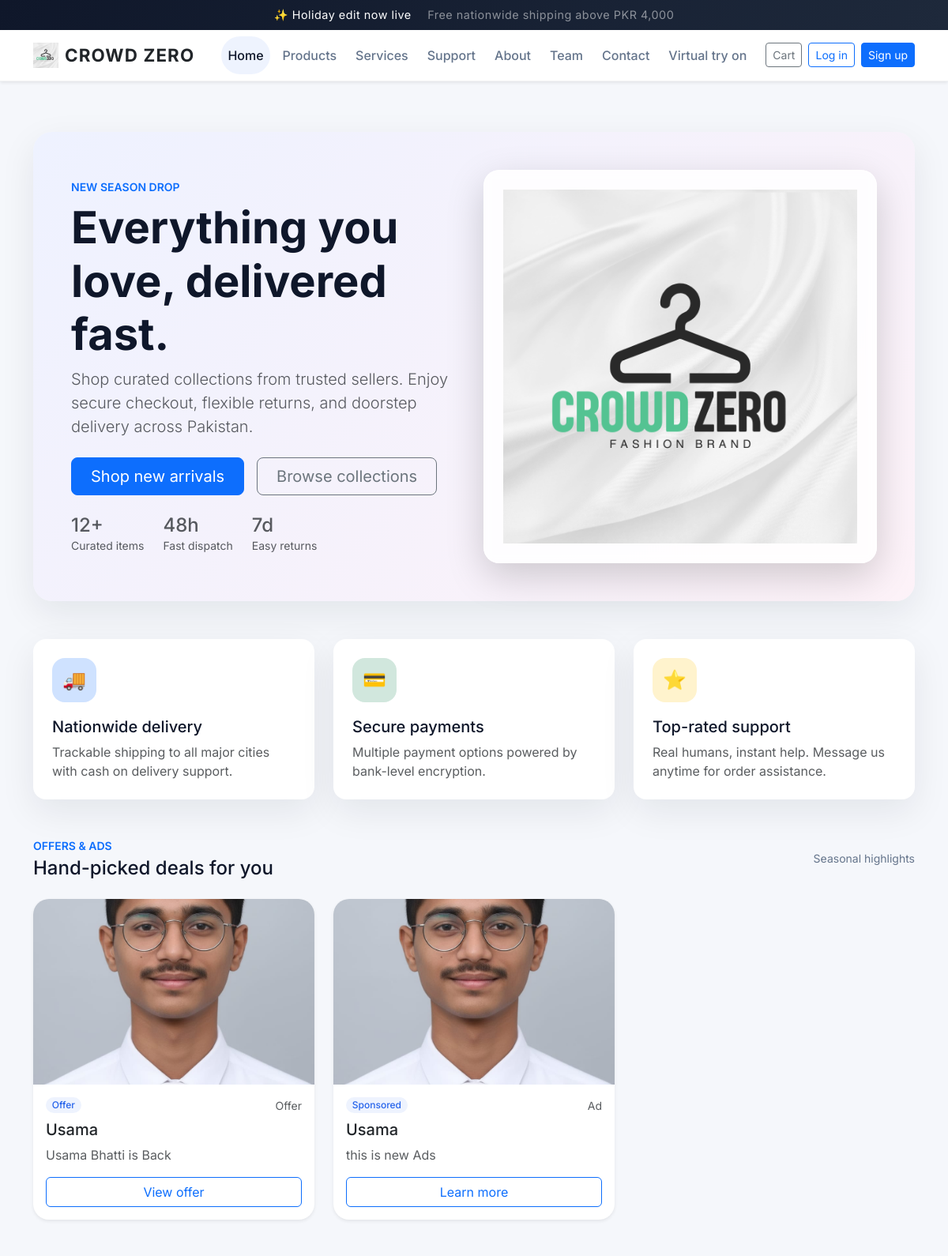
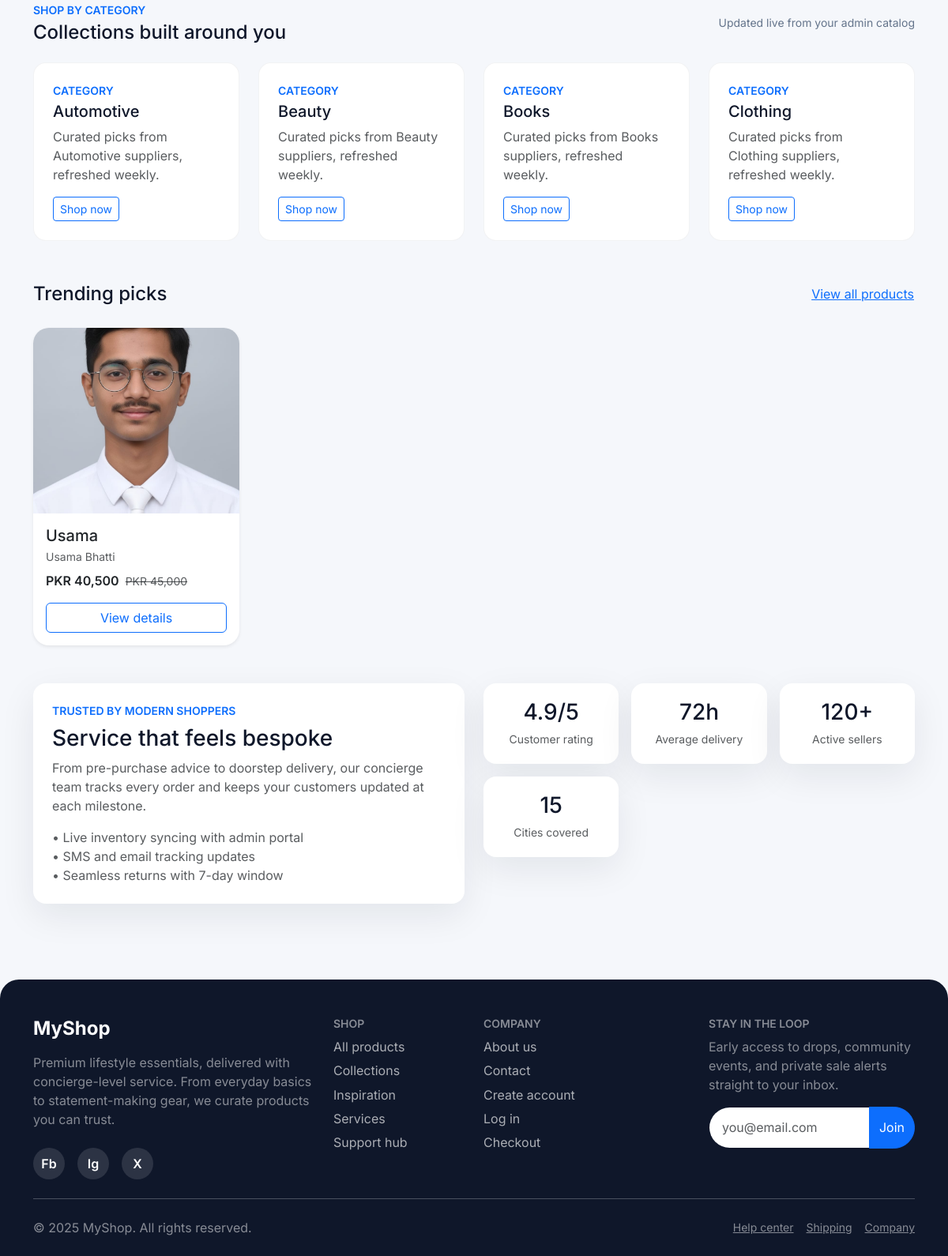
/e/index.php, run on the app's committed database (2 pictures, top to bottom).
### tables this page shows
CREATE TABLE `offers` (
  `id` int(11) NOT NULL,
  `title` varchar(255) NOT NULL,
  `product_id` int(11) NOT NULL,
  `description` text DEFAULT NULL,
  `discount` decimal(5,2) NOT NULL,
  `image_path` text NOT NULL,
  `start_date` date NOT NULL,
  `end_date` date NOT NULL,
  `status` enum('active','inactive','pending') DEFAULT 'pending',
  `created_at` timestamp NOT NULL DEFAULT current_timestamp(),
  `updated_at` timestamp NOT NULL DEFAULT current_timestamp() ON UPDATE current_timestamp()
);

CREATE TABLE `ads` (
  `id` int(11) NOT NULL,
  `title` varchar(255) NOT NULL,
  `description` text DEFAULT NULL,
  `phone` varchar(20) DEFAULT NULL,
  `email` varchar(100) DEFAULT NULL,
  `company_name` varchar(255) DEFAULT NULL,
  `link` varchar(500) NOT NULL,
  `image_path` text NOT NULL,
  `start_datetime` datetime NOT NULL,
  `end_datetime` datetime NOT NULL,
  `status` enum('active','pending','inactive') DEFAULT 'pending',
  `created_at` timestamp NOT NULL DEFAULT current_timestamp(),
  `updated_at` timestamp NOT NULL DEFAULT current_timestamp() ON UPDATE current_timestamp()
);

CREATE TABLE `categories` (
  `id` int(11) NOT NULL,
  `name` varchar(255) NOT NULL,
  `created_at` timestamp NOT NULL DEFAULT current_timestamp(),
  `updated_at` timestamp NOT NULL DEFAULT current_timestamp() ON UPDATE current_timestamp()
);

CREATE TABLE `products` (
  `id` int(11) NOT NULL,
  `name` varchar(255) NOT NULL,
  `category_id` int(11) NOT NULL,
  `image` text DEFAULT NULL,
  `color` varchar(20) DEFAULT '#3498db',
  `quantity` int(11) NOT NULL DEFAULT 0,
  `description` text DEFAULT NULL,
  `size` varchar(50) DEFAULT NULL,
  `price` decimal(10,2) NOT NULL,
  `delivery_price` decimal(10,2) DEFAULT 0.00,
  `return_days` varchar(50) DEFAULT '1 Days Return',
  `discount` decimal(5,2) DEFAULT 0.00,
  `created_at` timestamp NOT NULL DEFAULT current_timestamp(),
  `updated_at` timestamp NOT NULL DEFAULT current_timestamp() ON UPDATE current_timestamp()
);

### e/index.php (the view, shortened to what the rows shown need)
<?php
include 'includes/header.php';
require_once __DIR__ . '/config.php';
$productModel = getProductModel();
$allProducts = $productModel->getAllProducts();
$featuredProducts = array_slice($allProducts, 0, 4);
$categoryModel = getCategoryModel();
$topCategories = array_slice($categoryModel->getAllCategories(), 0, 4);
$offerModel = getOfferModel();
$adModel = getAdModel();
$activeOffers = $offerModel->getActiveOffers();
$activeAds = $adModel->getActiveAds();
$adsAndOffers = array_merge($activeOffers ?: [], $activeAds ?: []);
usort($adsAndOffers, function($a, $b) {
  $ca = $a['created_at'] ?? '';
  $cb = $b['created_at'] ?? '';
  return strcmp($cb, $ca);
});
$adsAndOffers = array_slice($adsAndOffers, 0, 3);
?>
<section class="hero-section text-center text-lg-start">
  <div class="row align-items-center g-4">
    <div class="col-lg-6">
      <h1 class="display-4 fw-bold">Everything you love, delivered fast.</h1>
    </div>
  </div>
</section>
<section class="mt-5">
  <div class="section-heading">
    <div>
      <h2 class="h4 mb-0">Hand-picked deals for you</h2>
    </div>
  </div>
  <?php if (empty($adsAndOffers)): ?>
    <p class="text-muted">No active offers or ads at the moment.</p>
  <?php else: ?>
    <div class="row g-4">
      <?php foreach ($adsAndOffers as $item): ?>
        <?php
          $isOffer = isset($item['discount']) || isset($item['product_id']) || isset($item['start_date']);
          $imageUrl = format_image_url($item['image_path'] ?? '');
          $title = htmlspecialchars($item['title'] ?? ($isOffer ? 'Offer' : 'Sponsored'));
          $desc = htmlspecialchars($item['description'] ?? '');
          if ($isOffer) {
            $ctaHref = !empty($item['product_id']) ? 'product_detail.php?id=' . (int)$item['product_id'] : 'products.php';
            $ctaLabel = 'View offer';
            $leftBadge = 'Offer';
            $rightBadge = 'Offer';
          } else {
            $ctaHref = 'ad_detail.php?id=' . (int)($item['id'] ?? 0);
            $ctaLabel = 'Learn more';
            $leftBadge = 'Sponsored';
            $rightBadge = 'Ad';
          }
        ?>
        <div class="col-sm-6 col-lg-4">
          <div class="product-card card h-100 border-0 shadow-sm">
            <img src="<?php echo htmlspecialchars($imageUrl); ?>" class="product-thumb" alt="<?php echo $title; ?>" loading="lazy">
            <div class="card-body">
              <div class="d-flex justify-content-between align-items-center mb-2">
                <span class="badge badge-soft"><?php echo htmlspecialchars($leftBadge); ?></span>
                <span class="text-muted small"><?php echo htmlspecialchars($rightBadge); ?></span>
              </div>
              <h5 class="card-title mb-2"><?php echo $title; ?></h5>
              <?php if (!empty($desc)): ?>
                <p class="text-muted mb-3"><?php echo $desc; ?></p>
              <?php endif; ?>
              <a href="<?php echo htmlspecialchars($ctaHref); ?>" class="btn btn-outline-primary w-100"><?php echo htmlspecialchars($ctaLabel); ?></a>
            </div>
          </div>
        </div>
      <?php endforeach; ?>
    </div>
  <?php endif; ?>
</section>
<section class="mt-5">
  <div class="section-heading">
    <div>
      <h2 class="h4 mb-0">Collections built around you</h2>
    </div>
  </div>
  <?php if (!empty($topCategories)): ?>
    <div class="info-grid">
      <?php foreach ($topCategories as $category): ?>
        <div class="info-card">
          <p class="text-uppercase text-primary small fw-semibold mb-1">Category</p>
          <h5 class="mb-2"><?php echo htmlspecialchars($category['name']); ?></h5>
          <p class="text-muted mb-3">Curated picks from <?php echo htmlspecialchars($category['name']); ?> suppliers, refreshed weekly.</p>
          <a href="products.php" class="btn btn-sm btn-outline-primary">Shop now</a>
        </div>
      <?php endforeach; ?>
    </div>
  <?php else: ?>
    <p class="text-muted">Add categories in the admin dashboard to highlight curated collections here.</p>
  <?php endif; ?>
</section>
<section class="mt-5">
  <div class="section-heading">
    <h2 class="h4 mb-0">Trending picks</h2>
  </div>
  <?php if (empty($featuredProducts)): ?>
    <p class="text-muted">No products have been published yet. Add some through the admin panel to showcase them here.</p>
  <?php else: ?>
    <div class="row g-4">
      <?php foreach ($featuredProducts as $p): ?>
        <?php
          $imageUrl = format_image_url($p['image'] ?? '');
          $price = (float)($p['price'] ?? 0);
          $discount = (float)($p['discount'] ?? 0);
          $finalPrice = calculate_discounted_price($price, $discount);
          $hasDiscount = $discount > 0;
        ?>
        <div class="col-sm-6 col-lg-3">
          <div class="product-card card h-100 border-0 shadow-sm">
            <img src="<?php echo htmlspecialchars($imageUrl); ?>" class="product-thumb" alt="<?php echo htmlspecialchars($p['name']); ?>" loading="lazy">
            <div class="card-body">
              <h5 class="card-title mb-1"><?php echo htmlspecialchars($p['name']); ?></h5>
              <?php if (!empty($p['category_name'])): ?>
                <p class="text-muted small mb-2"><?php echo htmlspecialchars($p['category_name']); ?></p>
              <?php endif; ?>
              <div class="d-flex align-items-center gap-2 mb-3">
                <span class="fw-semibold"><?php echo format_price($finalPrice); ?></span>
                <?php if ($hasDiscount): ?>
                  <span class="text-muted text-decoration-line-through small"><?php echo format_price($price); ?></span>
                <?php endif; ?>
              </div>
              <a href="product_detail.php?id=<?php echo (int)$p['id']; ?>" class="btn btn-outline-primary w-100">View details</a>
            </div>
          </div>
        </div>
      <?php endforeach; ?>
    </div>
  <?php endif; ?>
</section>
<?php include 'includes/footer.php'; ?>

### data on the page
offers: image_path (picture), discount "Offer", title "Usama", description "Usama Bhatti is Back", discount "View offer"
ads: image_path (picture), leftBadge "Sponsored", rightBadge "Ad", title "Usama", description "this is new Ads", ctaLabel "Learn more"
categories: name "Automotive"
categories: name "Beauty"
categories: name "Books"
categories: name "Clothing"
products: image (picture), name "Usama", category.name "Usama Bhatti", format_price($finalPrice) "PKR 40,500", price "PKR 45,000"

### other printed values
$item['label'] "Home"
$item['label'] "Products"
$item['label'] "Services"
$item['label'] "Support"
$item['label'] "About"
$item['label'] "Team"
$item['label'] "Contact"
$item['label'] "Virtual try on"
max(12, $productCount) "12"
